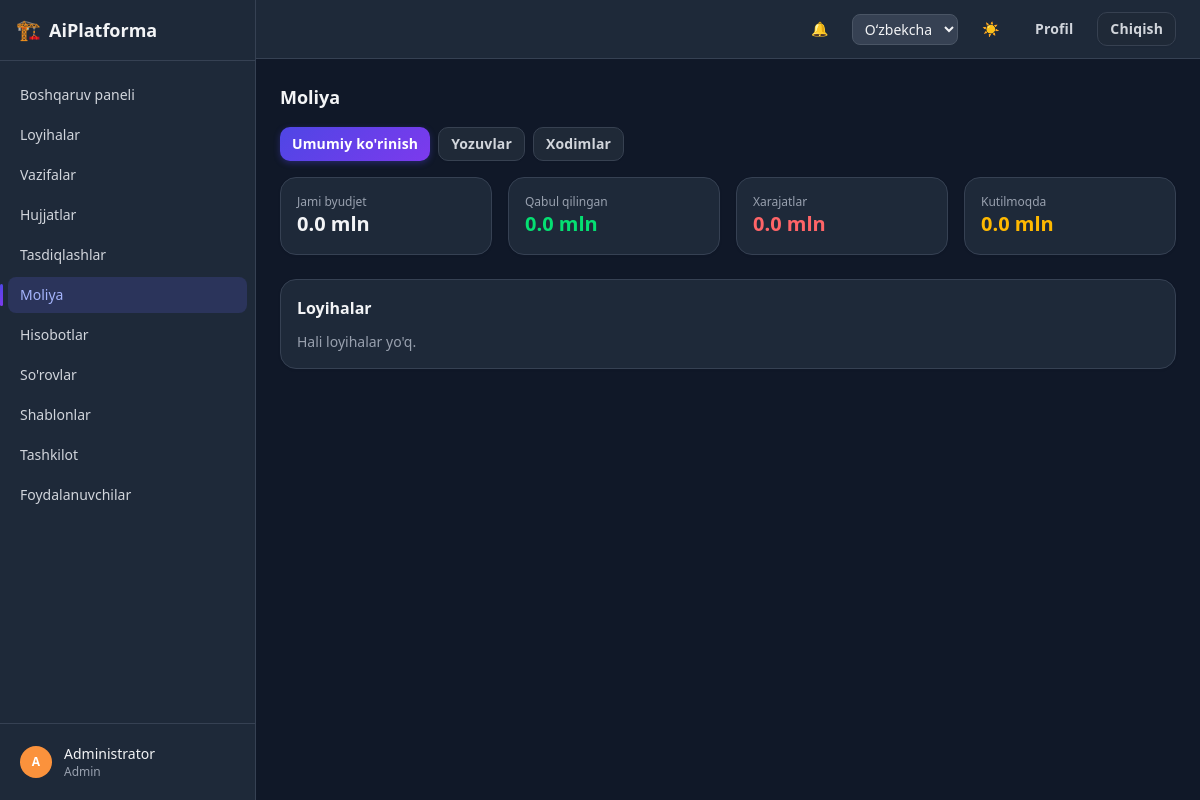
Page /finance/ (signed in) on the earlier database version.
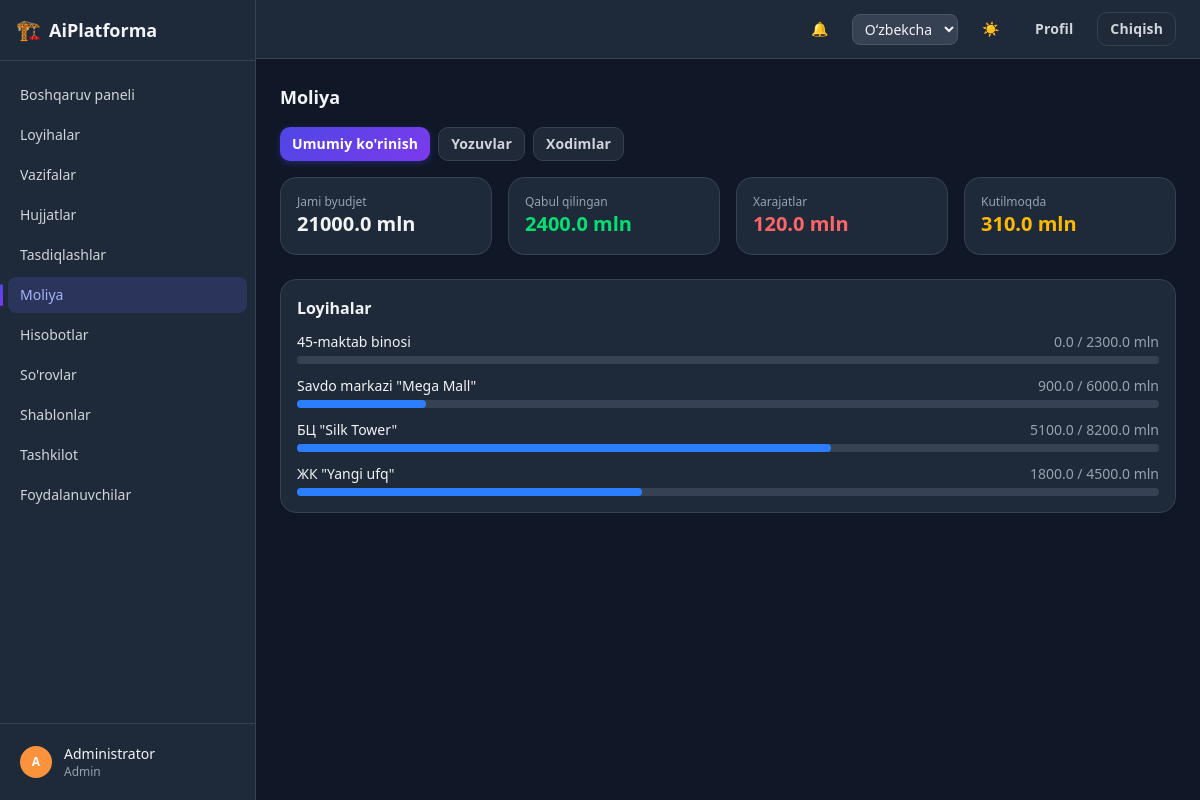
Same page on the later database version.
### apps/projects/models.py (models this page shows, shortened)
class Project(models.Model):
    class Stage(models.TextChoices):
        CONCEPT = "concept", _("Concept")
        PRELIMINARY = "preliminary", _("Preliminary design")
        WORKING_DOCS = "working_docs", _("Working documentation")
        EXPERTISE = "expertise", _("Expertise")
        CONSTRUCTION = "construction", _("Construction")
    class Status(models.TextChoices):
        ACTIVE = "active", _("Active")
        ON_HOLD = "on_hold", _("On hold")
        COMPLETED = "completed", _("Completed")
        CANCELLED = "cancelled", _("Cancelled")
    id = models.UUIDField(primary_key=True, default=uuid.uuid4, editable=False)
    name = models.CharField(max_length=255)
    description = models.CharField(max_length=2000, blank=True, null=True)
    client_name = models.CharField(max_length=255, blank=True, null=True)
    client_contact = models.CharField(max_length=255, blank=True, null=True)
    address = models.CharField(max_length=500, blank=True, null=True)
    stage = models.CharField(max_length=20, choices=Stage.choices, default=Stage.CONCEPT)
    status = models.CharField(max_length=20, choices=Status.choices, default=Status.ACTIVE)
    start_date = models.DateField(blank=True, null=True)
    deadline = models.DateField(blank=True, null=True)
    budget = models.FloatField(default=0)
    paid_amount = models.FloatField(default=0)
    created_by = models.ForeignKey(
        settings.AUTH_USER_MODEL, on_delete=models.PROTECT, related_name="created_projects"
    )
    created_at = models.DateTimeField(auto_now_add=True)
    updated_at = models.DateTimeField(auto_now=True)
    class Meta:
        ordering = ["-created_at"]
    @property
    def paid_percentage(self):
        if not self.budget:
            return 0
        return min(100, round(self.paid_amount / self.budget * 100))

### apps/finance/views.py (the view, shortened to what this page needs)
# urls.py: path("", views.finance_home, name="home"),
@login_required
def finance_home(request):
    tab = request.GET.get("tab", "overview")
    projects = visible_projects_for(request.user)
    records = FinancialRecord.objects.filter(project__in=projects)
    context = {"tab": tab, "projects": projects}
    if tab == "records":
        project_id = request.GET.get("project")
        if project_id:
            records = records.filter(project_id=project_id)
        context["records"] = records.select_related("project")[:200]
        context["project_id"] = project_id or ""
        confirmed = records.filter(status=RecordStatus.CONFIRMED)
        context["stat_cards"] = [
            {"label": _("Records"), "value": records.count()},
            {"label": _("Income"), "value": _millions(sum(
                r.amount for r in confirmed.filter(type=RecordType.INCOME))),
             "color": "text-green-600 dark:text-green-400", "sub": _("mln")},
            {"label": _("Expenses"), "value": _millions(sum(
                r.amount for r in confirmed.filter(type=RecordType.EXPENSE))),
             "color": "text-red-600 dark:text-red-400", "sub": _("mln")},
            {"label": _("Pending"), "value": _millions(sum(
                r.amount for r in records.filter(status=RecordStatus.PENDING))),
             "color": "text-amber-600 dark:text-amber-400", "sub": _("mln")},
        ]
    else:
        confirmed = records.filter(status=RecordStatus.CONFIRMED)
        context.update({
            "total_budget": sum(p.budget for p in projects),
            "total_paid": sum(p.paid_amount for p in projects),
            "received": sum(r.amount for r in confirmed.filter(type=RecordType.INCOME)),
            "expenses": sum(r.amount for r in confirmed.filter(type=RecordType.EXPENSE)),
            "pending": sum(r.amount for r in records.filter(status=RecordStatus.PENDING)),
        })
    return render(request, "finance/finance_home.html", context)

### apps/accounts/models.py (called while the page is built)
    def get_short_name(self):
        return self.full_name.split()[0] if self.full_name else self.email

### apps/core/context_processors.py (called while the page is built)
def dark_mode(request):
    return {"dark_mode": getattr(request, "dark_mode", True)}

### apps/core/templatetags/core_extras.py (called while the page is built)
@register.filter
def initials(name):
    if not name:
        return "?"
    parts = str(name).split()
    letters = "".join(p[0] for p in parts[:2] if p)
    return letters.upper() or "?"

@register.filter
def avatar_color(name):
    if not name:
        return _AVATAR_PALETTE[0]
    total = sum(ord(ch) for ch in str(name))
    return _AVATAR_PALETTE[total % len(_AVATAR_PALETTE)]

@register.filter
def millions(value):
    try:
        return f"{float(value) / 1_000_000:.1f}"
    except (TypeError, ValueError):
        return value

### apps/projects/permissions.py (called while the page is built)
def visible_projects_for(user):
    from .models import Project
    if user.is_superuser or user.role in (User.Role.ADMIN, User.Role.MANAGER):
        return Project.objects.all()
    return Project.objects.filter(
        Q(members__user=user)
        & (Q(members__expires_at__isnull=True) | Q(members__expires_at__gt=timezone.now()))
    ).distinct()

### templates/finance/finance_home.html (shortened to what the changed rows need)
{% extends "base.html" %}
{% load i18n core_extras finance_extras %}
{% block page_title %}{% trans "Finance" %}{% endblock %}
{% block content %}
{% if tab == "records" %}
  <form method="get" class="mb-4 flex items-center gap-2">
    <input type="hidden" name="tab" value="records">
    <select name="project" onchange="this.form.submit()" class="field-input w-auto">
      <option value="">{% trans "All projects" %}</option>
      {% for project in projects %}
        <option value="{{ project.pk }}" {% if project_id == project.pk|stringformat:"s" %}selected{% endif %}>{{ project.name }}</option>
      {% endfor %}
    </select>
  </form>
  <div class="card overflow-x-auto">
    <table class="w-full text-left text-sm">
      <thead class="border-b border-gray-200 text-gray-500 dark:border-gray-700 dark:text-gray-400">
        <tr><th class="px-3 py-2">{% trans "Description" %}</th><th class="px-3 py-2">{% trans "Project" %}</th>
            <th class="px-3 py-2">{% trans "Type" %}</th><th class="px-3 py-2">{% trans "Amount" %}</th>
            <th class="px-3 py-2">{% trans "Date" %}</th><th class="px-3 py-2">{% trans "Status" %}</th></tr>
      </thead>
      <tbody>
        {% for record in records %}
          <tr class="border-b border-gray-100 dark:border-gray-700">
            <td class="px-3 py-2">{{ record.description|default:"—" }}</td>
            <td class="px-3 py-2">{{ record.project.name }}</td>
            <td class="px-3 py-2"><span class="{{ record.type|record_type_badge }}">{{ record.get_type_display }}</span></td>
            <td class="px-3 py-2">{{ record.amount|money }} {{ record.currency }}</td>
            <td class="px-3 py-2">{{ record.date }}</td>
            <td class="px-3 py-2"><span class="{{ record.status|record_status_badge }}">{{ record.get_status_display }}</span></td>
          </tr>
        {% empty %}
          <tr><td colspan="6" class="px-4 py-6 text-center text-gray-500 dark:text-gray-400">{% trans "No records." %}</td></tr>
        {% endfor %}
      </tbody>
    </table>
  </div>
{% else %}
  <div class="mb-6 grid grid-cols-2 gap-4 md:grid-cols-4">
    <div class="card p-4"><p class="text-xs text-gray-500 dark:text-gray-400">{% trans "Total budget" %}</p><p class="text-xl font-semibold">{{ total_budget|millions }} {% trans "mln" %}</p></div>
    <div class="card p-4"><p class="text-xs text-gray-500 dark:text-gray-400">{% trans "Received" %}</p><p class="text-xl font-semibold text-green-600 dark:text-green-400">{{ received|millions }} {% trans "mln" %}</p></div>
    <div class="card p-4"><p class="text-xs text-gray-500 dark:text-gray-400">{% trans "Expenses" %}</p><p class="text-xl font-semibold text-red-600 dark:text-red-400">{{ expenses|millions }} {% trans "mln" %}</p></div>
    <div class="card p-4"><p class="text-xs text-gray-500 dark:text-gray-400">{% trans "Pending" %}</p><p class="text-xl font-semibold text-amber-600 dark:text-amber-400">{{ pending|millions }} {% trans "mln" %}</p></div>
  </div>
  <div class="card p-4">
    <h2 class="mb-3 font-semibold">{% trans "Projects" %}</h2>
    <div class="space-y-3">
      {% for project in projects %}
        <div>
          <div class="mb-1 flex items-center justify-between text-sm">
            <a href="{% url 'projects:detail' project.pk %}" class="hover:underline">{{ project.name }}</a>
            <span class="text-gray-500 dark:text-gray-400">{{ project.paid_amount|millions }} / {{ project.budget|millions }} {% trans "mln" %}</span>
          </div>
          <div class="h-2 w-full rounded-full bg-gray-100 dark:bg-gray-700">
            <div class="h-2 rounded-full bg-blue-500" style="width: {{ project.paid_percentage }}%"></div>
          </div>
        </div>
      {% empty %}<p class="text-sm text-gray-500 dark:text-gray-400">{% trans "No projects yet." %}</p>{% endfor %}
    </div>
  </div>
{% endif %}
{% endblock %}

Differences in the rows shown:
added Project: name "45-maktab binosi", paid_amount|millions "0.0", budget|millions "2300.0"
added Project: name "Savdo markazi \"Mega Mall\"", paid_amount|millions "900.0", budget|millions "6000.0"
added Project: name "БЦ \"Silk Tower\"", paid_amount|millions "5100.0", budget|millions "8200.0"
added Project: name "ЖК \"Yangi ufq\"", paid_amount|millions "1800.0", budget|millions "4500.0"
Other differences:
{{ total_budget|millions }}: "0.0" → "21000.0"
{{ received|millions }}: "0.0" → "2400.0"
{{ expenses|millions }}: "0.0" → "120.0"
{{ pending|millions }}: "0.0" → "310.0"
text no longer shown: "Hali loyihalar yo'q."
